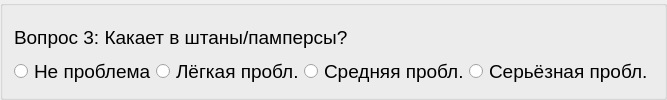
          <widget class="QGroupBox" name="block4_item03">
           <layout class="QVBoxLayout" name="verticalLayout_68">
            <property name="spacing">
             <number>0</number>
            </property>
            <item>
             <widget class="QLabel" name="label_75">
              <property name="font">
               <font>
                <pointsize>14</pointsize>
               </font>
              </property>
              <property name="text">
               <string>Вопрос 3: Какает в штаны/памперсы?</string>
              </property>
              <property name="alignment">
               <set>Qt::AlignLeading|Qt::AlignLeft|Qt::AlignVCenter</set>
              </property>
              <property name="wordWrap">
               <bool>true</bool>
              </property>
             </widget>
            </item>
            <item>
             <layout class="QHBoxLayout" name="_68">
              <property name="spacing">
               <number>0</number>
              </property>
              <item>
               <widget class="QRadioButton" name="radioButton_214">
                <property name="font">
                 <font>
                  <pointsize>14</pointsize>
                 </font>
                </property>
                <property name="text">
                 <string>Не проблема</string>
                </property>
               </widget>
              </item>
              <item>
               <widget class="QRadioButton" name="radioButton_215">
                <property name="font">
                 <font>
                  <pointsize>14</pointsize>
                 </font>
                </property>
                <property name="text">
                 <string>Лёгкая пробл.</string>
                </property>
               </widget>
              </item>
              <item>
               <widget class="QRadioButton" name="radioButton_216">
                <property name="font">
                 <font>
                  <pointsize>14</pointsize>
                 </font>
                </property>
                <property name="text">
                 <string>Средняя пробл.</string>
                </property>
               </widget>
              </item>
              <item>
               <widget class="QRadioButton" name="radioButton_217">
                <property name="font">
                 <font>
                  <pointsize>14</pointsize>
                 </font>
                </property>
                <property name="text">
                 <string>Серьёзная пробл.</string>
                </property>
               </widget>
              </item>
             </layout>
            </item>
           </layout>
          </widget>
